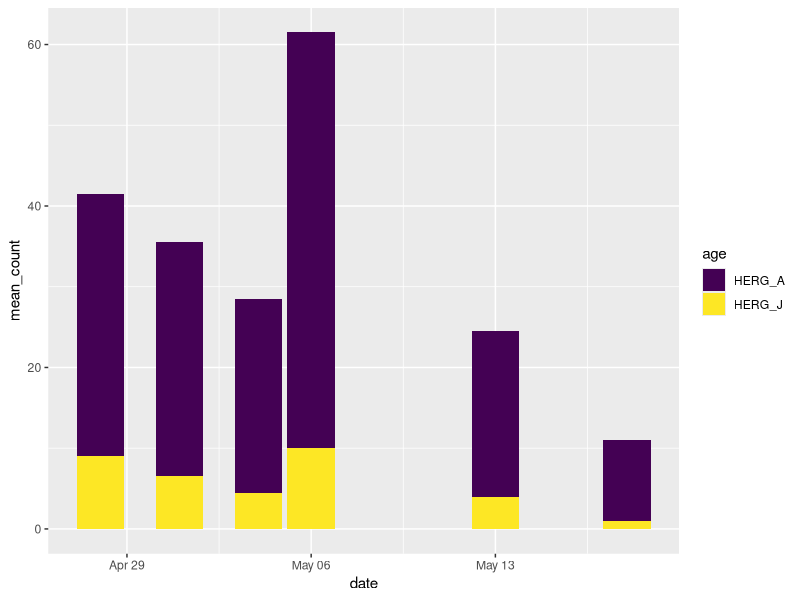

Reproduce this figure in R.
## ---- chunk 1
knitr::opts_chunk$set(echo = TRUE)
## ---- chunk 2
library(tidyverse)
library(readxl)
library(lubridate)
library(data.table)
## ---- chunk 3
HERG_environment <- read_xlsx("data/thievingHERGnotes.xlsx", sheet = "environment")
HERG_observations <- read_xlsx("data/thievingHERGnotes.xlsx", sheet = "observations")
## ---- chunk 4
HERG_environment <- HERG_environment %>%
  separate(col = time, into = c("dateWRONG","time"), sep = " ", convert = TRUE) %>%
  mutate(dateWRONG = NULL) %>%
  unite(datetime, c(date, time), sep = " ") %>%
  mutate(datetime, ymd_hms(datetime)) %>%
  mutate(datetime = NULL) %>%
  rename(datetime = `ymd_hms(datetime)`) %>%
  relocate(datetime, .before = temp)
## ---- chunk 5
HERG_observations <- HERG_observations %>%
  separate(col = time, into = c("dateWRONG","time"), sep = " ", convert = TRUE) %>%
  mutate(dateWRONG = NULL) %>%
  unite(datetime, c(date, time), sep = " ") %>%
  mutate(datetime, ymd_hms(datetime)) %>%
  mutate(datetime = NULL) %>%
  rename(datetime = `ymd_hms(datetime)`) %>%
  relocate(datetime, .before = original)

## ---- chunk 6
HERG_environment <- HERG_environment %>%
  mutate(temp = na_if(temp, "none")) %>%
  mutate(date = as.Date(datetime)) %>%
  mutate(time = as.ITime(datetime))
## ---- chunk 7
HERG_observations <- HERG_observations %>%
  mutate(thief = na_if(thief, "none"),
         drop_ht_1 = na_if(drop_ht_1, "none"),
         drop_ht_2 = na_if(drop_ht_2, "none"),
         drop_ht_3 = na_if(drop_ht_3, "none"),
         drop_ht_4 = na_if(drop_ht_4, "none"),
         substrate_1 = na_if(substrate_1, "none"),
         substrate_2 = na_if(substrate_2, "none"),
         substrate_3 = na_if(substrate_3, "none"),
         substrate_4 = na_if(substrate_4, "none"),
         distance_a = na_if(distance_a, "none"),
         distance_b = na_if(distance_b, "none"),
         distance_c = na_if(distance_c, "none"))
## ---- chunk 8
HERG_environment %>%
  select(date, time, HERG_A, HERG_J) %>%
  pivot_longer(., cols = c(HERG_A, HERG_J), names_to = "age", values_to = "count") %>%
  group_by(date, age) %>%
  summarise(mean_count = mean(count)) %>%
  ggplot(mapping = aes(date, mean_count, fill = age)) +
  geom_col()+
  scale_fill_viridis_d()
